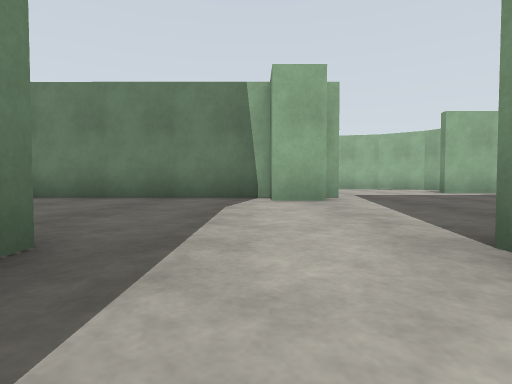
View 1 (above)

24 first-person views from a walk through a Gazebo world. The camera is 0.72 m above the floor, tilts 2° down and sees 80° across. The floor is counted in squares, 2.5 m on a side. Each view is taken from the middle of a square. On the plan, view 1 faces up. The plan holds only what a view shows up to about 9 squares ahead; the rest is blank. The place goes on beyond the plan. Simple shapes stand in for some stock models. Some surface patterns are stand-ins.

View 2
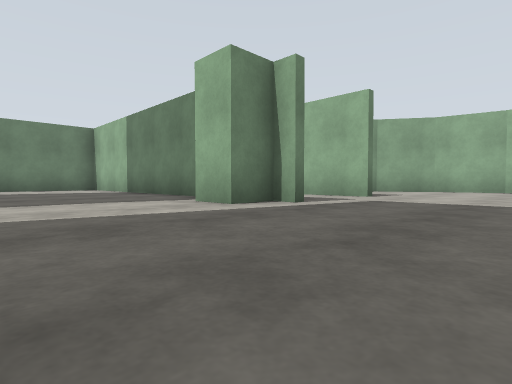

View 3
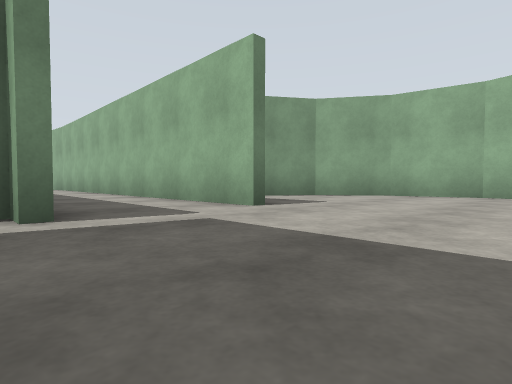

View 4
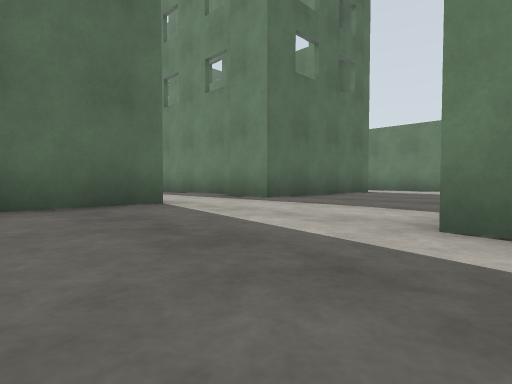

View 5
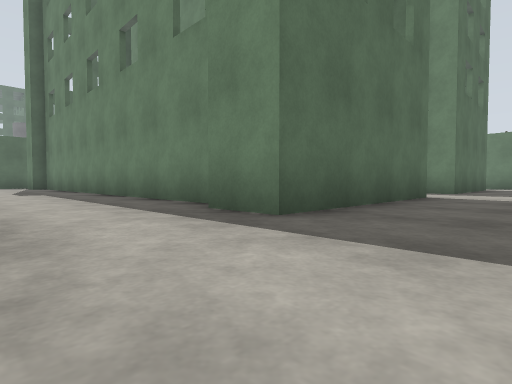

View 6
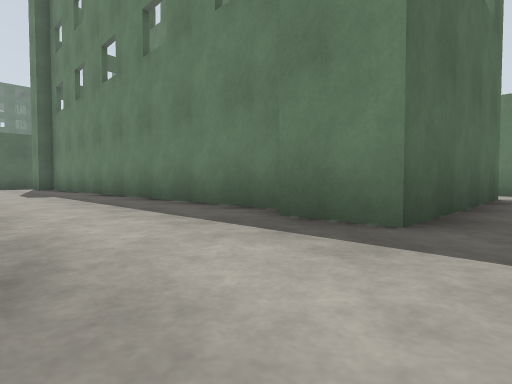

View 7
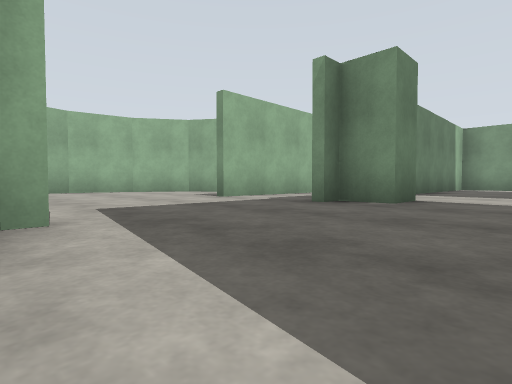

View 8
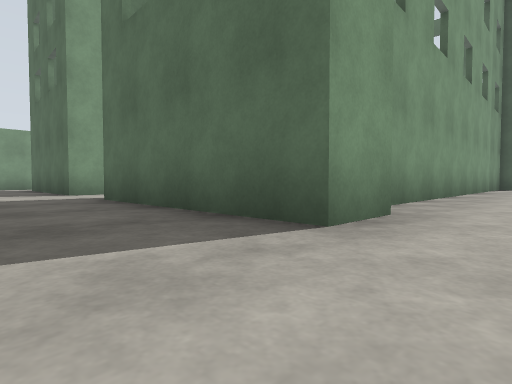

View 9
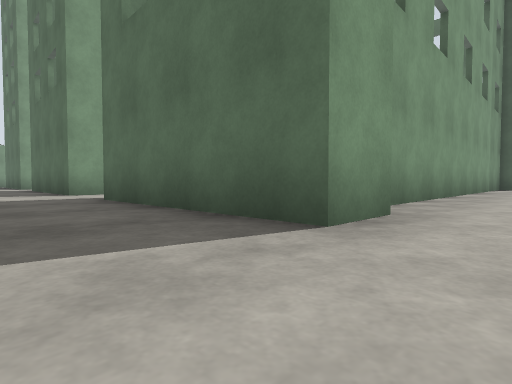

View 10
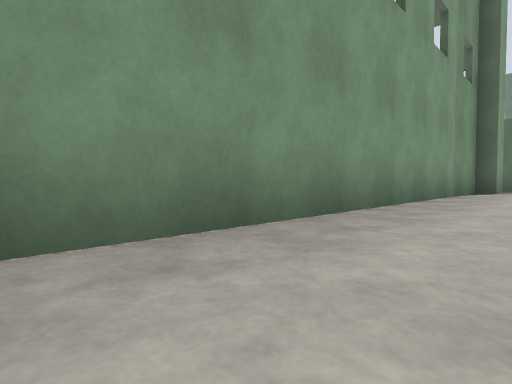

View 11
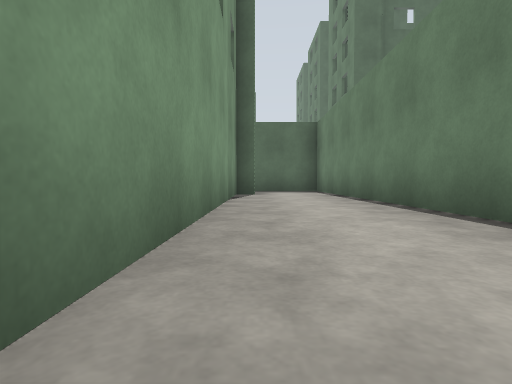

View 12
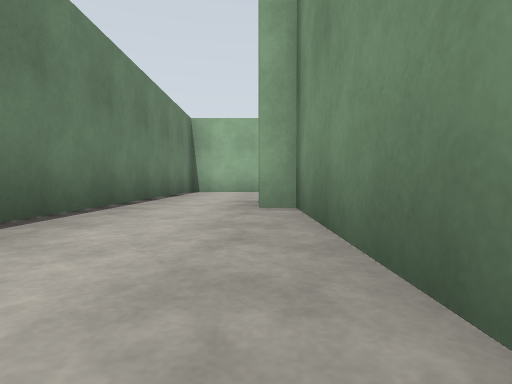

View 13
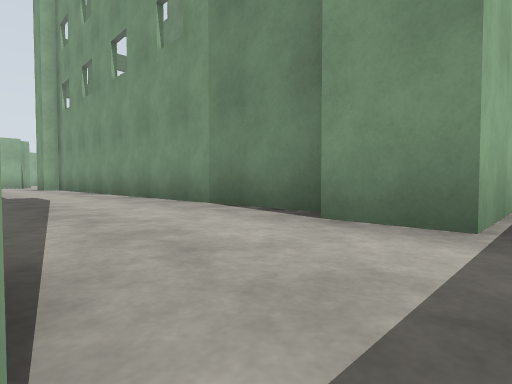

View 14
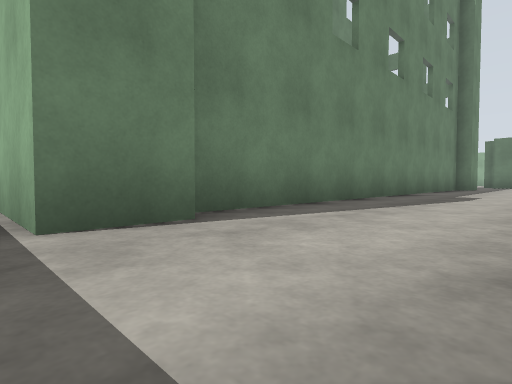

View 15
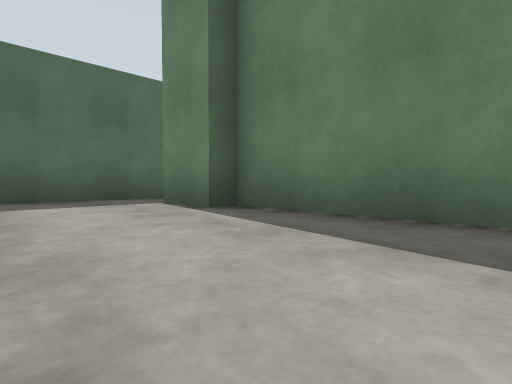

View 16
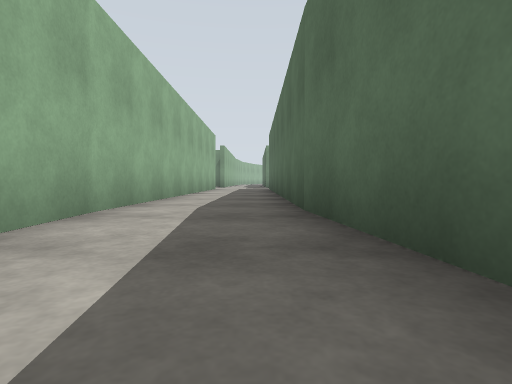

View 17
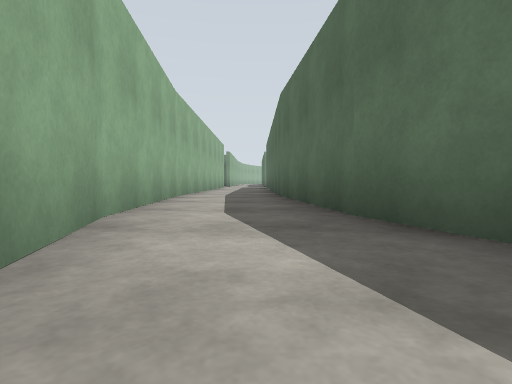

View 18
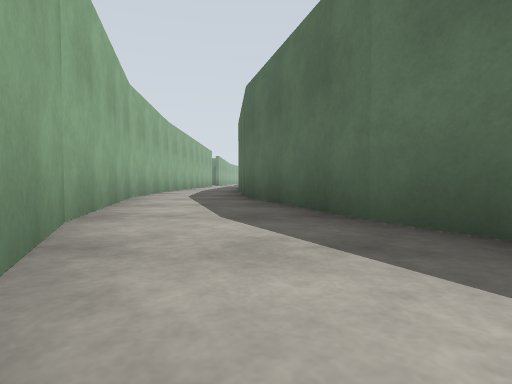

View 19
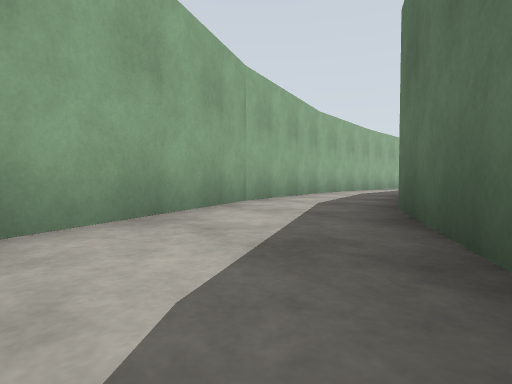

View 20
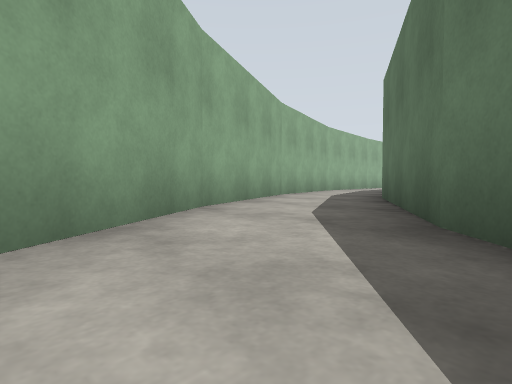

View 21
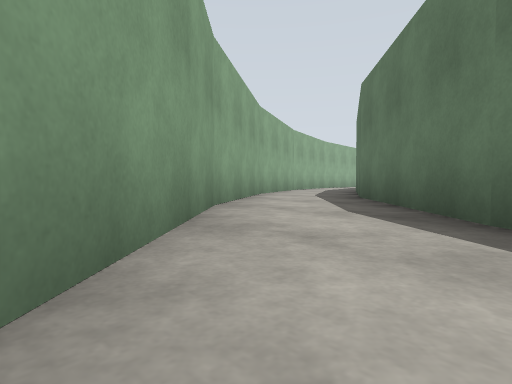

View 22
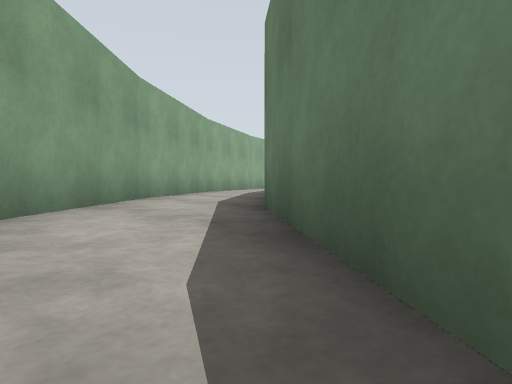

View 23
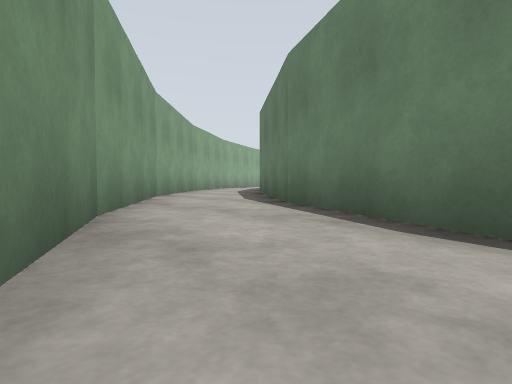

View 24
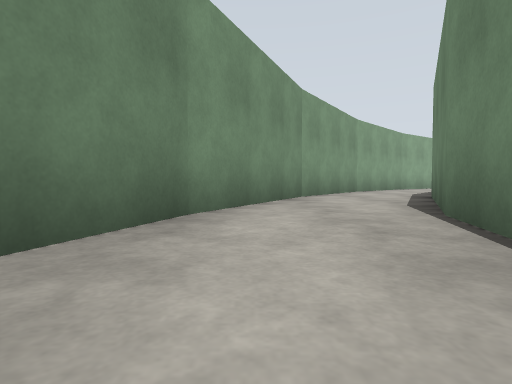

### Floor plan
Key: @ floor where view 1 was taken; # wall or solid block; . floor.
Columns run from 26 left of view 1 to 7 right of it. Each row starts with its distance up from view 1.
 11                           ##...##
 10                           #.....#
  9                           ......
  8                #############...###
  7            #####..................
  6          ###........########.....
  5         ##.....######......#...##
  4       ###...####   #..............
  3      ##...###      #..............
  2     ##...##        #..............
  1    ##..###         #..####..####..
  0    #..##           #..# #.@.# #...
 -1   ##..#            #..# #...# #...
 -2  ##..##             ..# #...# #...
 -3  #..##              ..# #...# #..
 -4 ##..#               ..# #...# #..
 -5 #..##              #..# #...# #..
 -6 #..#               #..# #...# #...
 -7 #.##               #..# #...# #...
 -8  .                 #..# #...# #...
 -9                    #..#  ...# #...
-10                    #..#  #..####..
-11                    #..   .... ....
-12                    ###        ####

Positions as (right, up) in squares from view 1, and headings:
1: (0, 0), facing up
2: (4, 2), facing up-left
3: (4, 5), facing up-left
4: (3, 5), facing down-left
5: (7, 3), facing down-left
6: (1, 2), facing down-left
7: (1, 3), facing up-right
8: (0, 3), facing down-right
9: (-6, 3), facing down-right
10: (-6, -1), facing down-right
11: (-5, -3), facing down
12: (-5, -3), facing up
13: (-1, -11), facing up-right
14: (7, -11), facing up-left
15: (7, -7), facing down-left
16: (-10, 6), facing right
17: (-13, 6), facing right
18: (-16, 5), facing right
19: (-17, 3), facing up-right
20: (-19, 2), facing up-right
21: (-22, 0), facing up-right
22: (-22, -2), facing up-right
23: (-25, -5), facing up-right
24: (-25, -8), facing up
